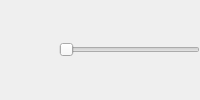
                  <widget class="QFrame" name="progressFrame">
                   <property name="sizePolicy">
                    <sizepolicy hsizetype="Expanding" vsizetype="Minimum">
                     <horstretch>0</horstretch>
                     <verstretch>0</verstretch>
                    </sizepolicy>
                   </property>
                   <property name="frameShape">
                    <enum>QFrame::NoFrame</enum>
                   </property>
                   <property name="frameShadow">
                    <enum>QFrame::Plain</enum>
                   </property>
                   <property name="lineWidth">
                    <number>0</number>
                   </property>
                   <layout class="QHBoxLayout" name="horizontalLayout_10">
                    <property name="spacing">
                     <number>4</number>
                    </property>
                    <property name="leftMargin">
                     <number>3</number>
                    </property>
                    <property name="topMargin">
                     <number>0</number>
                    </property>
                    <property name="rightMargin">
                     <number>0</number>
                    </property>
                    <property name="bottomMargin">
                     <number>0</number>
                    </property>
                    <item>
                     <widget class="QPushButton" name="buttonPause">
                      <property name="sizePolicy">
                       <sizepolicy hsizetype="Fixed" vsizetype="Minimum">
                        <horstretch>0</horstretch>
                        <verstretch>0</verstretch>
                       </sizepolicy>
                      </property>
                      <property name="maximumSize">
                       <size>
                        <width>24</width>
                        <height>16777215</height>
                       </size>
                      </property>
                      <property name="focusPolicy">
                       <enum>Qt::NoFocus</enum>
                      </property>
                      <property name="icon">
                       <iconset resource="resources.qrc">
                        <normaloff>:/icons/pause</normaloff>:/icons/pause</iconset>
                      </property>
                      <property name="iconSize">
                       <size>
                        <width>22</width>
                        <height>22</height>
                       </size>
                      </property>
                      <property name="flat">
                       <bool>true</bool>
                      </property>
                     </widget>
                    </item>
                    <item>
                     <widget class="QPushButton" name="buttonStop">
                      <property name="sizePolicy">
                       <sizepolicy hsizetype="Fixed" vsizetype="Minimum">
                        <horstretch>0</horstretch>
                        <verstretch>0</verstretch>
                       </sizepolicy>
                      </property>
                      <property name="maximumSize">
                       <size>
                        <width>24</width>
                        <height>16777215</height>
                       </size>
                      </property>
                      <property name="focusPolicy">
                       <enum>Qt::NoFocus</enum>
                      </property>
                      <property name="icon">
                       <iconset resource="resources.qrc">
                        <normaloff>:/icons/stop</normaloff>:/icons/stop</iconset>
                      </property>
                      <property name="iconSize">
                       <size>
                        <width>22</width>
                        <height>22</height>
                       </size>
                      </property>
                      <property name="flat">
                       <bool>true</bool>
                      </property>
                     </widget>
                    </item>
                    <item>
                     <widget class="QSlider" name="sliderProgress">
                      <property name="sizePolicy">
                       <sizepolicy hsizetype="Expanding" vsizetype="Fixed">
                        <horstretch>0</horstretch>
                        <verstretch>0</verstretch>
                       </sizepolicy>
                      </property>
                      <property name="orientation">
                       <enum>Qt::Horizontal</enum>
                      </property>
                     </widget>
                    </item>
                   </layout>
                  </widget>
